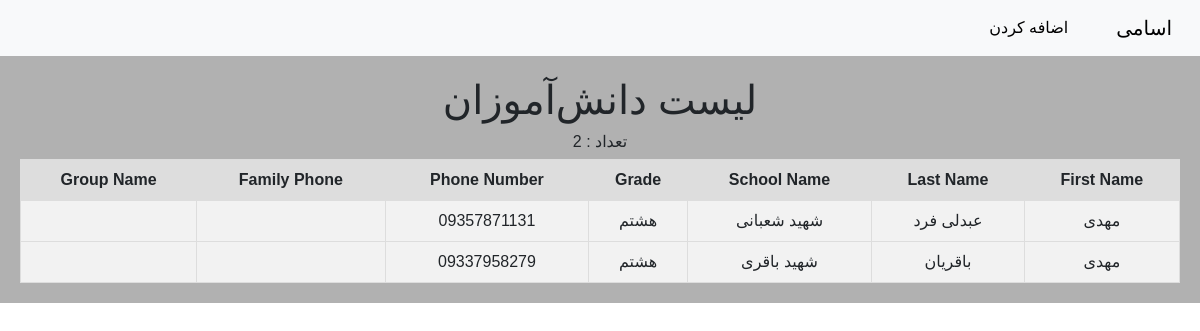
Before: / with the older database file.
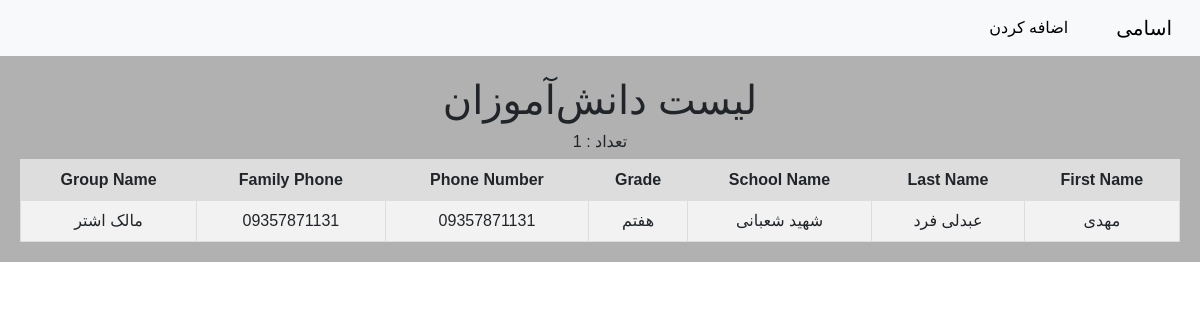
After: the same page with the newer database file.
### home/models.py (models this page shows)
class Paziresh(models.Model):
    fname = models.CharField(max_length=100)
    lname = models.CharField(max_length=500)
    school_name = models.CharField(max_length=500)
    grade = models.CharField(max_length=50)
    phone = models.CharField(max_length=20)
    parent_phone = models.CharField(max_length=20)
    group_name = models.CharField(max_length=50)
    created_bey = models.CharField(max_length=50)
    created = models.DateTimeField(auto_now=True)

### home/views.py (the view)
# urls.py: path('', views.test, name='allstudent'),
def test(request):
    all = Paziresh.objects.all()
    all_count = Paziresh.objects.all().count()
    return render(request, 'hello.html', {'all_student':all, 'count':all_count})

### templates/hello.html (shortened to what this page needs)
{% extends 'base.html' %}
{% block c %}
    <h1>لیست دانش‌آموزان</h1>
    <h6> تعداد : {{ count }}</h6>
    <table style="border-collapse: collapse; width: 100%; background-color: #f2f2f2;">
        <tr style="background-color: #ddd;">
            <th style="border: 1px solid #ddd; padding: 8px;">First Name</th>
            <th style="border: 1px solid #ddd; padding: 8px;">Last Name</th>
            <th style="border: 1px solid #ddd; padding: 8px;">School Name</th>
            <th style="border: 1px solid #ddd; padding: 8px;">Grade</th>
            <th style="border: 1px solid #ddd; padding: 8px;">Phone Number</th>
            <th style="border: 1px solid #ddd; padding: 8px;">Family Phone</th>
            <th style="border: 1px solid #ddd; padding: 8px;">Group Name</th>
        </tr>
        {% for student in all_student %}
        <tr style="border: 1px solid #ddd;">
            <td style="border: 1px solid #ddd; padding: 8px;">{{ student.fname }}</td>
            <td style="border: 1px solid #ddd; padding: 8px;">{{ student.lname }}</td>
            <td style="border: 1px solid #ddd; padding: 8px;">{{ student.school_name }}</td>
            <td style="border: 1px solid #ddd; padding: 8px;">{{ student.grade }}</td>
            <td style="border: 1px solid #ddd; padding: 8px;">{{ student.phone }}</td>
            <td style="border: 1px solid #ddd; padding: 8px;">{{ student.parent_phone }}</td>
            <td style="border: 1px solid #ddd; padding: 8px;">{{ student.group_name }}</td>
        </tr>
        {% endfor %}
    </table>
{% endblock %}

### templates/base.html (shortened to what this page needs)
<!DOCTYPE html>
<html>
<head>
     <link href="https://cdn.jsdelivr.net/npm/bootstrap@5.3.0/dist/css/bootstrap.min.css" rel="stylesheet">
 </head>
<body>
     <nav class="navbar navbar-expand-lg bg-body-tertiary">
        <div class="container-fluid">
          <a class="navbar-brand" href="{% url 'allstudent' %}">اسامی</a>
          <div class="collapse navbar-collapse" id="navbarNav">
            <ul class="navbar-nav">
              <li class="nav-item">
                <a class="nav-link active" aria-current="page" href="{% url 'create' %}">اضافه کردن</a>
              </li>
            </ul>
          </div>
        </div>
      </nav>
       <div class="jumbotron" >
        {% block c %}
         {% endblock %}
      </div>
 </body>
</html>

### templates/base.html (style rules this page uses)
.jumbotron { padding: 20px; margin-bottom: 20px; background-color: rgb(177, 177, 177); text-align: center; }
.navbar { justify-content: center; }

### templates/hello.html (style rules this page uses)
body { direction: rtl; }
body, td, th { font-family: Calibre, sans-serif; }

Changed rows visible on the page:
removed Paziresh: fname "مهدی", lname "عبدلی فرد", school_name "شهید شعبانی", grade "هشتم", phone "09357871131"
removed Paziresh: fname "مهدی", lname "باقریان", school_name "شهید باقری", grade "هشتم", phone "09337958279"
added Paziresh: fname "مهدی", lname "عبدلی فرد", school_name "شهید شعبانی", grade "هفتم", phone "09357871131", parent_phone "09357871131", group_name "مالک اشتر"
Other visible differences:
{{ count }}: "2" → "1"
